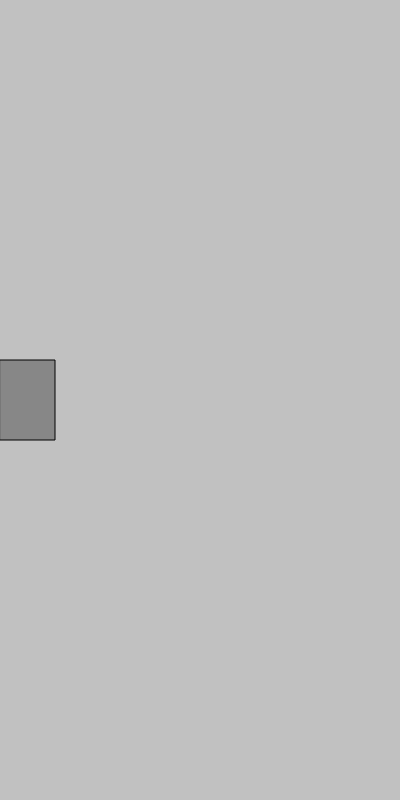
Frame 1 (no input)
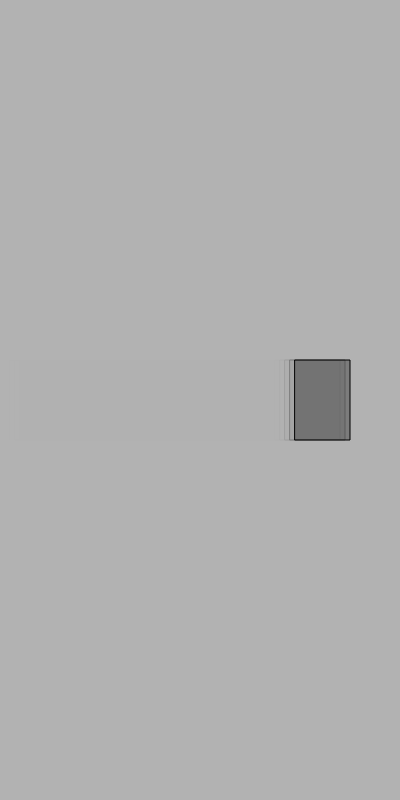
Frame 60 (no input)
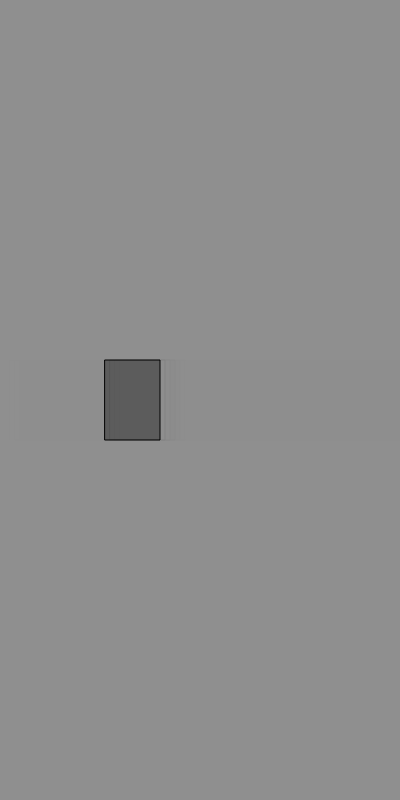
Frame 120 (the mouse pressed at the canvas centre since frame 60)

The p5.js sketch that drew these frames (run headless with seeded random() and noise() and a simulated clock; from frame 60 on, the mouse is pressed at the canvas centre):

// p5.js sketch
// ── sketch.js
let p;
function setup() {
  createCanvas(400,800);
  p=0;
  l=5;
}

function draw() {
  background (random(0,220),(100,160));
  let w=55;
  let h=80;
  fill (random(0,140),(0,90));
  rect(p,height/2-h/2,w,h);
  p=p+l;
  if(p>width-w)
  {l=-l;}
  if (p<0)
  {l=-l;}
}
